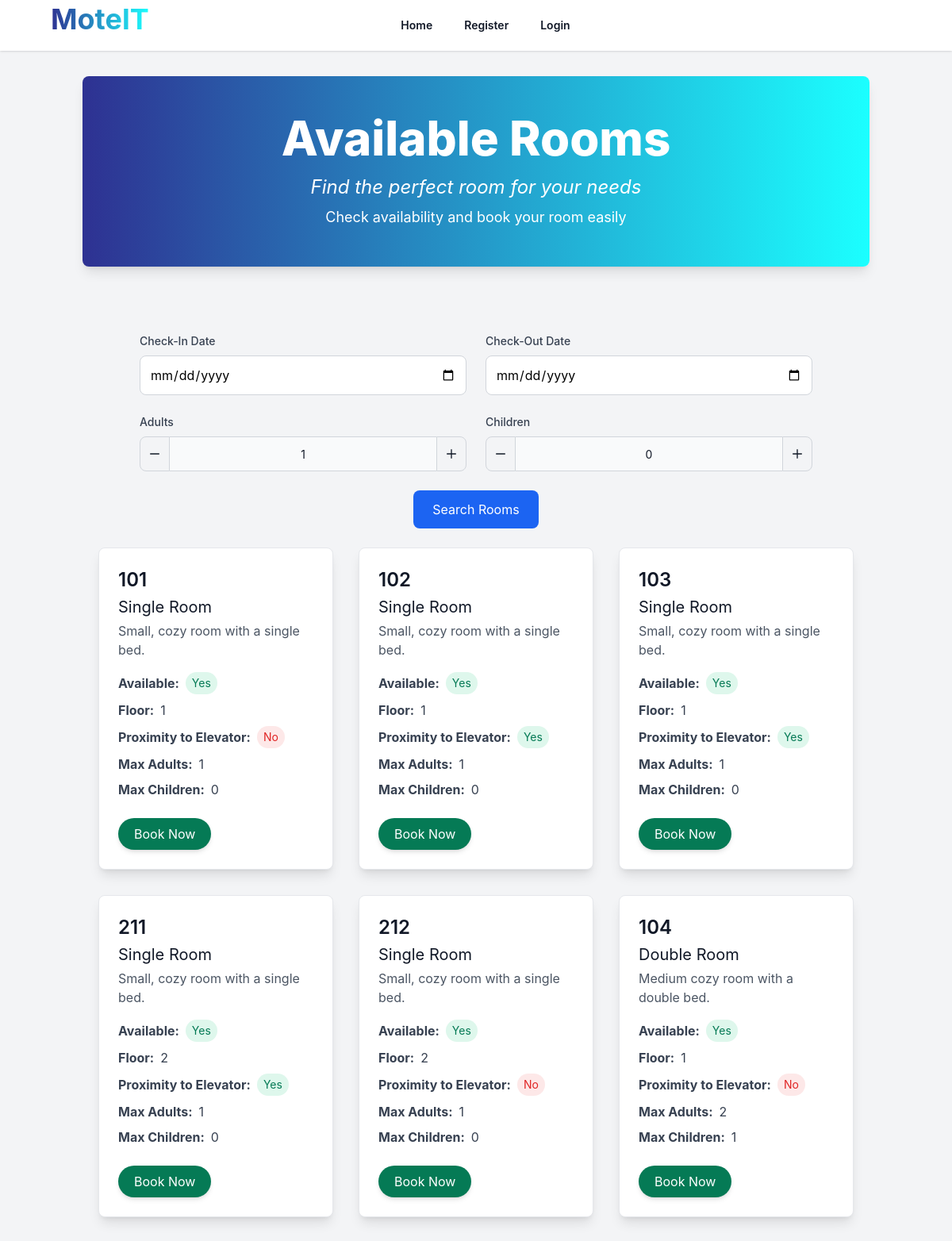
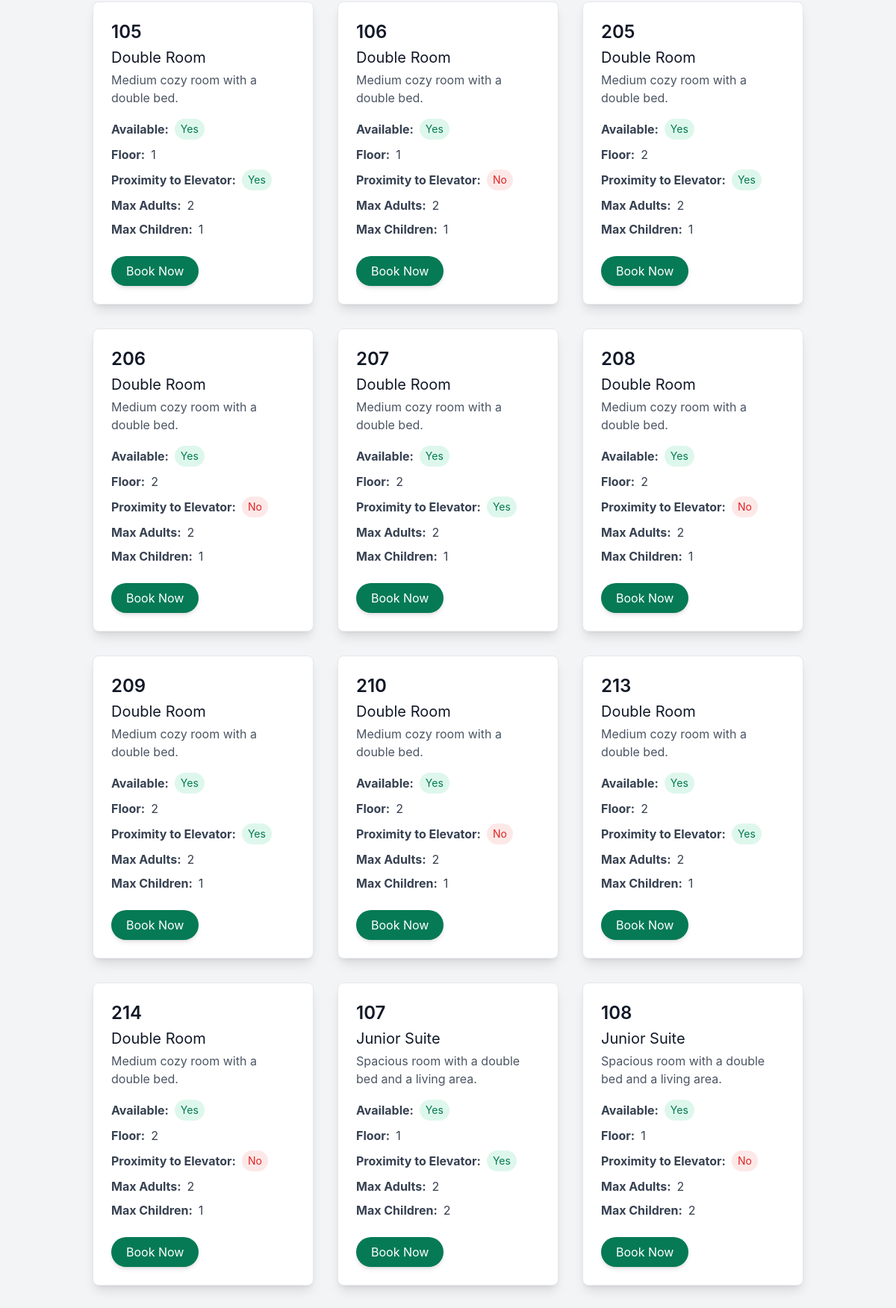
The app's page /public/search.php (upper part) with its own data (2 pictures, top to bottom).
### tables this page shows
CREATE TABLE rooms (
    id INT AUTO_INCREMENT PRIMARY KEY,
    room_number VARCHAR(10) NOT NULL UNIQUE,
    type_id INT,
    name VARCHAR(50) NOT NULL,
    description TEXT,
    max_adults INT NOT NULL,
    max_children INT NOT NULL,
    available BOOLEAN DEFAULT TRUE,
    floor INT,
    proximity_to_elevator BOOLEAN DEFAULT FALSE,
    created_at TIMESTAMP DEFAULT CURRENT_TIMESTAMP,
    FOREIGN KEY (type_id) REFERENCES room_types(id)
);

CREATE TABLE room_types (
    id INT AUTO_INCREMENT PRIMARY KEY,
    name VARCHAR(50) NOT NULL,
    description TEXT,
    max_adults INT NOT NULL,
    max_children INT NOT NULL,
    created_at TIMESTAMP DEFAULT CURRENT_TIMESTAMP
);

### public/search.php (called while the page is built, shortened)
<?php
include __DIR__ . '/../app/views/layouts/main.php';
?>

### app/views/search.php (the view, shortened to what this page needs)
<body class="bg-gray-100 font-sans leading-normal tracking-normal">
    <header class="mt-4 rounded-lg bg-gradient-to-r from-[#2E3192] to-[#1BFFFF] text-white py-12 shadow-lg">
        <div class="container mx-auto text-center">
            <h1 class="text-6xl font-extrabold leading-snug">Available Rooms</h1>
            <p class="mt-4 text-2xl italic">Find the perfect room for your needs</p>
            <p class="mt-2 text-lg">Check availability and book your room easily</p>
        </div>
    </header>
    <main class="container mx-auto mt-10 p-5">
        <div class="container mx-auto rounded-xl max-w-4xl p-6">
            <form method="GET">
                <div class="grid grid-cols-1 sm:grid-cols-2 gap-6">
                    <div>
                        <label for="checkin_date" class="block text-sm font-medium text-gray-700 mb-2">Check-In Date</label>
                        <input type="date" id="checkin_date" placeholder="Select Date" name="checkin_date" required
                            class="p-3 border border-gray-300 rounded-lg w-full transition duration-200 ease-in-out focus:border-blue-500 focus:ring-2 focus:ring-blue-200 placeholder-gray-400"
                            value="<?php echo isset($_GET['checkin_date']) ? htmlspecialchars($_GET['checkin_date']) : ''; ?>">
                    </div>
                    <div>
                        <label for="checkout_date" class="block text-sm font-medium text-gray-700 mb-2">Check-Out Date</label>
                        <input type="date" id="checkout_date" placeholder="Select Date" name="checkout_date" required
                            class="p-3 border border-gray-300 rounded-lg w-full transition duration-200 ease-in-out focus:border-blue-500 focus:ring-2 focus:ring-blue-200 placeholder-gray-400"
                            value="<?php echo isset($_GET['checkout_date']) ? htmlspecialchars($_GET['checkout_date']) : ''; ?>">
                    </div>
                    <div>
                        <label for="adults" class="block text-sm font-medium text-gray-700 mb-2">Adults</label>
                        <div class="relative flex items-center w-full">
                            <button type="button" id="decrement-adults" data-input-counter-decrement="adults" class="bg-gray-100 hover:bg-gray-200 border border-gray-300 rounded-l-lg p-3 h-11 focus:ring-gray-100 focus:ring-2 focus:outline-none">
                                <svg class="w-3 h-3 text-gray-900" aria-hidden="true" xmlns="http://www.w3.org/2000/svg" fill="none" viewBox="0 0 18 2">
                                    <path stroke="currentColor" stroke-linecap="round" stroke-linejoin="round" stroke-width="2" d="M1 1h16" />
                                </svg>
                            </button>
                            <input type="text" id="adults" name="adults" data-input-counter aria-describedby="helper-text-explanation" class="bg-gray-50 border-x-0 border-gray-300 h-11 text-center text-gray-900 text-sm focus:ring-blue-500 focus:border-blue-500 block w-full py-2.5" value="<?php echo isset($_GET['adults']) ? htmlspecialchars($_GET['adults']) : '1'; ?>" required />
                            <button type="button" id="increment-adults" data-input-counter-increment="adults" class="bg-gray-100 hover:bg-gray-200 border border-gray-300 rounded-r-lg p-3 h-11 focus:ring-gray-100 focus:ring-2 focus:outline-none">
                                <svg class="w-3 h-3 text-gray-900" aria-hidden="true" xmlns="http://www.w3.org/2000/svg" fill="none" viewBox="0 0 18 18">
                                    <path stroke="currentColor" stroke-linecap="round" stroke-linejoin="round" stroke-width="2" d="M9 1v16M1 9h16" />
                                </svg>
                            </button>
                        </div>
                    </div>
                    <div>
                        <label for="children" class="block text-sm font-medium text-gray-700 mb-2">Children</label>
                        <div class="relative flex items-center w-full">
                            <button type="button" id="decrement-children" data-input-counter-decrement="children" class="bg-gray-100 hover:bg-gray-200 border border-gray-300 rounded-l-lg p-3 h-11 focus:ring-gray-100 focus:ring-2 focus:outline-none">
                                <svg class="w-3 h-3 text-gray-900" aria-hidden="true" xmlns="http://www.w3.org/2000/svg" fill="none" viewBox="0 0 18 2">
                                    <path stroke="currentColor" stroke-linecap="round" stroke-linejoin="round" stroke-width="2" d="M1 1h16" />
                                </svg>
                            </button>
                            <input type="text" id="children" name="children" data-input-counter aria-describedby="helper-text-explanation" class="bg-gray-50 border-x-0 border-gray-300 h-11 text-center text-gray-900 text-sm focus:ring-blue-500 focus:border-blue-500 block w-full py-2.5" value="<?php echo isset($_GET['children']) ? htmlspecialchars($_GET['children']) : '0'; ?>" required />
                            <button type="button" id="increment-children" data-input-counter-increment="children" class="bg-gray-100 hover:bg-gray-200 border border-gray-300 rounded-r-lg p-3 h-11 focus:ring-gray-100 focus:ring-2 focus:outline-none">
                                <svg class="w-3 h-3 text-gray-900" aria-hidden="true" xmlns="http://www.w3.org/2000/svg" fill="none" viewBox="0 0 18 18">
                                    <path stroke="currentColor" stroke-linecap="round" stroke-linejoin="round" stroke-width="2" d="M9 1v16M1 9h16" />
                                </svg>
                            </button>
                        </div>
                    </div>
                </div>
                <div class="mt-6 flex justify-center">
                    <button type="submit" class="bg-blue-600 text-white px-6 py-3 rounded-lg hover:bg-blue-700 transition duration-300 ease-in-out focus:outline-none focus:ring-2 focus:ring-blue-500 focus:ring-opacity-50">
                        Search Rooms
                    </button>
                </div>
            </form>
        </div>
        <div id="room-container" class="grid grid-cols-1 sm:grid-cols-2 lg:grid-cols-3 gap-8">
            <?php
            try {
                $filtersApplied = isset($_GET['checkin_date'], $_GET['checkout_date'], $_GET['adults']) && !empty($_GET['checkin_date']) && !empty($_GET['checkout_date']) && !empty($_GET['adults']);
                if ($filtersApplied) {
                    $checkIn = $_GET['checkin_date'];
                    $checkOut = $_GET['checkout_date'];
                    $adults = (int)$_GET['adults'];
                    $children = isset($_GET['children']) ? (int)$_GET['children'] : 0;
                    if ($checkIn >= $checkOut) {
                        echo "<p class='text-center text-red-600'>Check-out date must be after the check-in date.</p>";
                        exit;
                    }
                    $currentDate = date('Y-m-d');
                    $updateSql = "UPDATE rooms r
                          LEFT JOIN bookings b ON r.id = b.room_id
                          SET r.available = TRUE
                          WHERE b.check_out < ?";
                    $stmt = $conn->prepare($updateSql);
                    $stmt->bind_param('s', $currentDate);
                    $stmt->execute();
                    $sql = "SELECT r.id, r.room_number, rt.name AS room_type, r.description, r.available, r.floor, r.proximity_to_elevator, rt.max_adults, rt.max_children
                    FROM rooms r
                    JOIN room_types rt ON r.type_id = rt.id
                    WHERE r.available = TRUE
                      AND rt.max_adults >= ?
                      AND rt.max_children >= ?
                      AND r.id NOT IN (
                          SELECT room_id FROM bookings
                          WHERE (check_in < ? AND check_out > ?) OR (check_in < ? AND check_out > ?)
                      )
                    ORDER BY r.available DESC";
                    $stmt = $conn->prepare($sql);
                    $stmt->bind_param('iissss', $adults, $children, $checkOut, $checkIn, $checkOut, $checkIn);
                    $stmt->execute();
                    $result = $stmt->get_result();
                } else {
                    $sql = "SELECT r.id, r.room_number, rt.name AS room_type, r.description, r.available, r.floor, r.proximity_to_elevator, rt.max_adults, rt.max_children
                    FROM rooms r
                    JOIN room_types rt ON r.type_id = rt.id
                    ORDER BY r.available DESC";
                    $result = $conn->query($sql);
                }
                if ($result->num_rows > 0) {
                    while ($row = $result->fetch_assoc()) {
                        $bgColor = $row['available'] ? 'bg-white' : 'bg-white';
                        echo "<div class='shadow-lg rounded-lg overflow-hidden border border-gray-200 transition-transform duration-300 transform hover:scale-105 hover:shadow-xl $bgColor'>
                        <div class='p-6'>
                            <h2 class='text-2xl font-semibold text-gray-900'>" . htmlspecialchars($row['room_number']) . "</h2>
                            <p class='text-gray-900 text-xl mt-1'>" . htmlspecialchars($row['room_type']) . "</p>
                            <p class='text-gray-600 mt-1'>" . htmlspecialchars($row['description']) . "</p>
                            <div class='mt-4'>
                                <p class='text-gray-700 flex items-center'>
                                    <strong>Available:</strong>
                                    <span class='ml-2 px-2 py-1 rounded-full text-sm " . ($row['available'] ? 'bg-green-100 text-green-600' : 'bg-red-100 text-red-600') . "'>
                                        " . ($row['available'] ? 'Yes' : 'No') . "
                                    </span>
                                </p>
                                <p class='text-gray-700 flex items-center mt-2'>
                                    <strong>Floor:</strong>
                                    <span class='ml-2'>" . htmlspecialchars($row['floor']) . "</span>
                                </p>
                                <p class='text-gray-700 flex items-center mt-2'>
                                    <strong>Proximity to Elevator:</strong>
                                    <span class='ml-2 text-sm flex items-center'>
                                        " . ($row['proximity_to_elevator'] ? '<span class="bg-green-100 text-green-600 px-2 py-1 rounded-full">Yes</span>' : '<span class="bg-red-100 text-red-600 px-2 py-1 rounded-full">No</span>') . "
                                    </span>
                                </p>
                                <p class='text-gray-700 flex items-center mt-2'>
                                    <strong>Max Adults:</strong>
                                    <span class='ml-2'>" . htmlspecialchars($row['max_adults']) . "</span>
                                </p>
                                <p class='text-gray-700 flex items-center mt-2'>
                                    <strong>Max Children:</strong>
                                    <span class='ml-2'>" . htmlspecialchars($row['max_children']) . "</span>
                                </p>
                            </div>
                            <div class='mt-6'>";
                        if ($row['available']) {
                            echo "<a href='booking.php?room_id=" . htmlspecialchars($row['id']) . "&check_in=" . htmlspecialchars($checkIn ?? '') . "&check_out=" . htmlspecialchars($checkOut ?? '') . "&adults=" . htmlspecialchars($adults ?? 1) . "&children=" . htmlspecialchars($children ?? 0) . "' class='bg-green-600 text-white px-5 py-2 rounded-full hover:bg-green-700 transition duration-300 ease-in-out shadow-md inline-block'>
                            Book Now
                          </a>";
                        } else {
                            echo "<span class='text-red-500 font-semibold bg-red-100 px-3 py-1 rounded-full shadow-sm'>Occupied</span>";
                        }
                        echo "      </div>
                        </div>
                      </div>";
                    }
                } else {
                    echo "<div class='col-span-full text-center'>
                    <p class='text-red-600'>No available rooms found for the selected dates and criteria.</p>
                  </div>";
                }
            } catch (Exception $e) {
                echo "Error: " . $e->getMessage();
            }
            ?>
        </div>
    </main>
</body>

### records on screen
rooms: room_number "101", type.name "Single Room", description "Small, cozy room with a single bed.", available "Yes", floor "1", proximity_to_elevator "No", type.max_adults "1", type.max_children "0"
rooms: room_number "102", type.name "Single Room", description "Small, cozy room with a single bed.", available "Yes", floor "1", proximity_to_elevator "Yes", type.max_adults "1", type.max_children "0"
rooms: room_number "103", type.name "Single Room", description "Small, cozy room with a single bed.", available "Yes", floor "1", proximity_to_elevator "Yes", type.max_adults "1", type.max_children "0"
rooms: room_number "211", type.name "Single Room", description "Small, cozy room with a single bed.", available "Yes", floor "2", proximity_to_elevator "Yes", type.max_adults "1", type.max_children "0"
rooms: room_number "212", type.name "Single Room", description "Small, cozy room with a single bed.", available "Yes", floor "2", proximity_to_elevator "No", type.max_adults "1", type.max_children "0"
rooms: room_number "104", type.name "Double Room", description "Medium cozy room with a double bed.", available "Yes", floor "1", proximity_to_elevator "No", type.max_adults "2", type.max_children "1"
rooms: room_number "105", type.name "Double Room", description "Medium cozy room with a double bed.", available "Yes", floor "1", proximity_to_elevator "Yes", type.max_adults "2", type.max_children "1"
rooms: room_number "106", type.name "Double Room", description "Medium cozy room with a double bed.", available "Yes", floor "1", proximity_to_elevator "No", type.max_adults "2", type.max_children "1"
rooms: room_number "205", type.name "Double Room", description "Medium cozy room with a double bed.", available "Yes", floor "2", proximity_to_elevator "Yes", type.max_adults "2", type.max_children "1"
rooms: room_number "206", type.name "Double Room", description "Medium cozy room with a double bed.", available "Yes", floor "2", proximity_to_elevator "No", type.max_adults "2", type.max_children "1"
rooms: room_number "207", type.name "Double Room", description "Medium cozy room with a double bed.", available "Yes", floor "2", proximity_to_elevator "Yes", type.max_adults "2", type.max_children "1"
rooms: room_number "208", type.name "Double Room", description "Medium cozy room with a double bed.", available "Yes", floor "2", proximity_to_elevator "No", type.max_adults "2", type.max_children "1"
rooms: room_number "209", type.name "Double Room", description "Medium cozy room with a double bed.", available "Yes", floor "2", proximity_to_elevator "Yes", type.max_adults "2", type.max_children "1"
rooms: room_number "210", type.name "Double Room", description "Medium cozy room with a double bed.", available "Yes", floor "2", proximity_to_elevator "No", type.max_adults "2", type.max_children "1"
rooms: room_number "213", type.name "Double Room", description "Medium cozy room with a double bed.", available "Yes", floor "2", proximity_to_elevator "Yes", type.max_adults "2", type.max_children "1"
rooms: room_number "214", type.name "Double Room", description "Medium cozy room with a double bed.", available "Yes", floor "2", proximity_to_elevator "No", type.max_adults "2", type.max_children "1"
rooms: room_number "107", type.name "Junior Suite", description "Spacious room with a double bed and a living area.", available "Yes", floor "1", proximity_to_elevator "Yes", type.max_adults "2", type.max_children "2"
rooms: room_number "108", type.name "Junior Suite", description "Spacious room with a double bed and a living area.", available "Yes", floor "1", proximity_to_elevator "No", type.max_adults "2", type.max_children "2"
